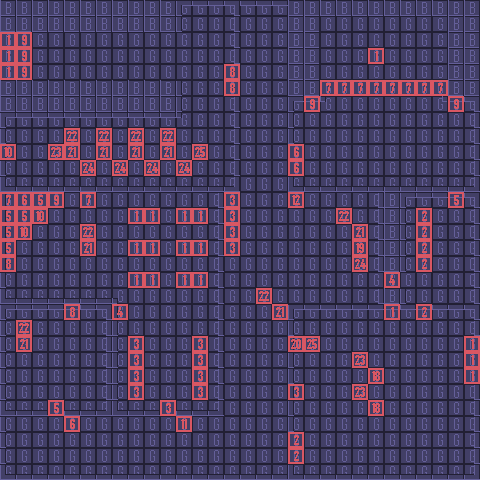

Rendered tile map (Tiled .tmx) drawn with the repository's tilesets; below, a short description and the map source with its tile grids summarised:
An orthogonal 30x30 tile map with 16x16 px tiles, 7 tile layers (floor, wall, decoration, poi, ...), 2 tilesets.

<map version="1.4" tiledversion="1.4.3" orientation="orthogonal" renderorder="right-down" width="30" height="30" tilewidth="16" tileheight="16" infinite="0" nextlayerid="12" nextobjectid="1">
 <tileset firstgid="1" source="../tilesets/basic_tiles.tsx" />
 <tileset firstgid="16" source="../tilesets/Identifiers.tsx" />
 <layer id="1" name="floor" width="30" height="30">
  <properties>
   <property name="shown" type="bool" value="true" />
  </properties>
  <data>[900 cells, 900 non-empty, 1 distinct tile ids]</data>
 </layer>
 <layer id="3" name="wall" width="30" height="30">
  <properties>
   <property name="shown" type="bool" value="true" />
  </properties>
  <data>[900 cells, 296 non-empty, 12 distinct tile ids]</data>
 </layer>
 <layer id="11" name="decoration" width="30" height="30">
  <data>[900 cells, 69 non-empty, 17 distinct tile ids]</data>
 </layer>
 <layer id="9" name="poi" width="30" height="30">
  <properties>
   <property name="shown" type="bool" value="true" />
  </properties>
  <data>[900 cells, 13 non-empty, 12 distinct tile ids]</data>
 </layer>
 <layer id="8" name="door" width="30" height="30">
  <properties>
   <property name="shown" type="bool" value="true" />
  </properties>
  <data>[900 cells, 23 non-empty, 9 distinct tile ids]</data>
 </layer>
 <layer id="10" name="gate" width="30" height="30">
  <data>[900 cells, 3 non-empty, 1 distinct tile ids]</data>
 </layer>
 <layer id="7" name="char" width="30" height="30">
  <properties>
   <property name="shown" type="bool" value="false" />
  </properties>
  <data>[900 cells, 1 non-empty, 1 distinct tile ids]</data>
 </layer>
</map>